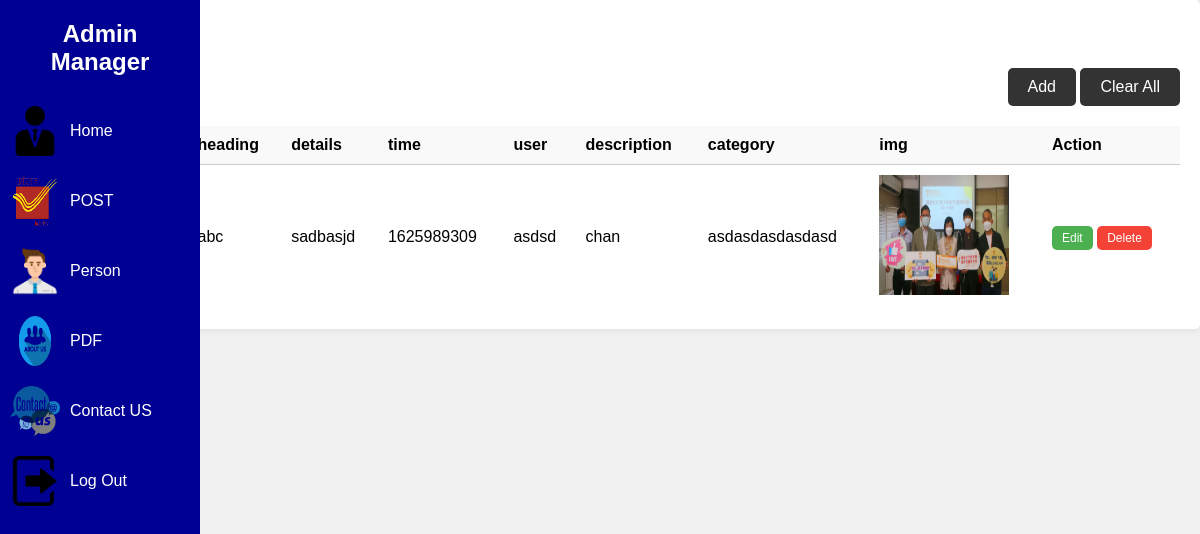
Before: /Post.php with the older database file.
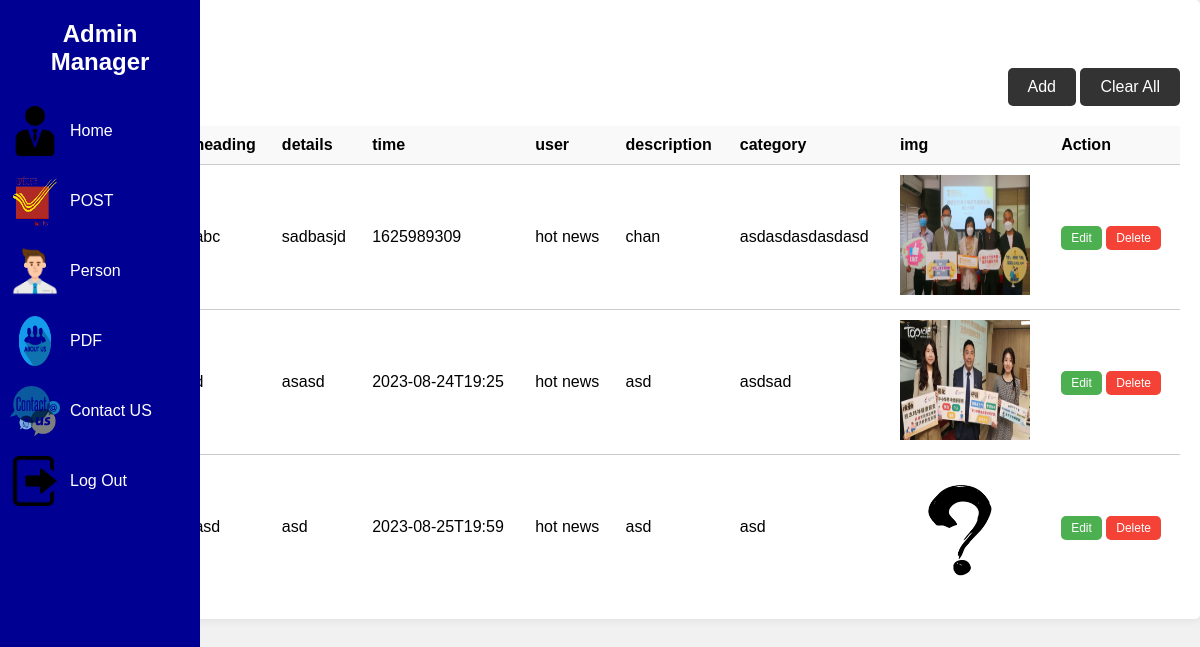
After: the same page with the newer database file.
### tables this page shows
CREATE TABLE `post` (
  `p_id` int(11) NOT NULL,
  `heading` varchar(255) NOT NULL,
  `details` varchar(255) NOT NULL,
  `p_time` varchar(100) NOT NULL,
  `p_img` varchar(100) NOT NULL,
  `p_description` mediumtext NOT NULL,
  `p_category` varchar(110) NOT NULL,
  `p_user` varchar(255) NOT NULL
);

### Post.php (the view, shortened to what this page needs)
<!DOCTYPE html>
<html lang="en">
<head>
    <link rel="stylesheet" href="style/Admin.css" type="text/css">
</head>
<body>
<div class="sidebar">
    <div class="sidebar-brand">
        <h1><span class="lab"></span>Admin Manager</h1>
    </div>
    <div class="menu">
        <ul>
            <li>
                <a href="AdminHome.php">
                    <img id="img" src="img/10.png" alt="" width="50" height="50">
                    <span>Home</span>
                </a>
            </li>
            <li>
                <a class="ui" href="POST.php">
                    <img id="img" src="img/2.png" alt="" width="50" height="50">
                    <span>POST</span>
                </a>
            </li>
            <li>
                <a class="ui" href="AdminIndex.php">
                    <img id="img" src="img/50.png" alt="" width="50" height="50">
                    <span>Person</span>
                </a>
            </li>
            <li>
                <a class="ui" href="PDF.php">
                    <img id="img" src="img/3.png" alt="" width="50" height="50">
                    <span>PDF</span>
                </a>
            </li>
            <li>
                <a class="ui" href="Contact.php">
                    <img id="img" src="img/4.png" alt="" width="50" height="50">
                    <span>Contact US</span>
                </a>
            </li>
            <li>
                <a class="ui" href="logout.php">
                    <img id="img" src="img/5.png" alt="" width="50" height="50">
                    <span>Log Out</span>
                </a>
            </li>
        </ul>
    </div>
</div>
<div style="padding-left: 10%;">
    <main class="table">
        <section class="Table">
            <h1>Post</h1>
            <div class="New-Data">
                <form method="post">
                    <button type="button" onclick="window.location.href = 'Add_Post.php';">Add</button>
                    <button type="submit" name="clear">Clear All</button>
                </form>
            </div>
        </section>
        <section class="Order">
            <table class="Manager">
                <tr>
                    <th>No</th>
                    <th>heading</th>
                    <th>details</th>
                    <th>time </th>
                    <th>user</th>
                    <th>description</th>
                    <th>category</th>
                    <th>img</th>
                    <th>Action</th>
                </tr>
                <?php
                $connection = mysqli_connect("127.0.0.1", "root", "", "iadb");
                $sql = "SELECT * FROM post";
                $result = mysqli_query($connection, $sql);
                while ($row = mysqli_fetch_assoc($result)) {
                    echo "<tr>
        <td>{$row['p_id']}</td>
        <td>{$row['heading']}</td>
        <td>{$row['details']}</td>
        <td>{$row['p_time']}</td>
        <td>{$row['p_category']}</td>
        <td>{$row['p_user']}</td>
        <td>{$row['p_description']}</td>
        <td><img src='img/{$row['p_img']}' alt='Image' height='120px' width='130px'></td>
        <td>
            <a href='PEdit.php?p_id={$row['p_id']}' class='view'>Edit</a>
            <a href='PDelete.php?p_id={$row['p_id']}' class='delete' onclick=\"return confirm('Are you sure you want to delete this record?');\">Delete</a>
        </td>
    </tr>";
                }
                ?>
            </table>
        </section>
    </main>
</div>
</body>
</html>

### style/Admin.css (style rules this page uses)
body { font-family: Arial, sans-serif; margin: 0; padding: 0; background-color: #f1f1f1; }
.sidebar { width: 200px; height: 100%; background-color: #000092; color: #fff; position: fixed; }
.sidebar-brand { padding: 20px; text-align: center; }
.sidebar h1 { font-size: 24px; margin: 0; }
.menu ul { list-style-type: none; margin: 0; padding: 0; }
.menu li { padding: 10px; }
.menu a { color: #fff; text-decoration: none; display: flex; align-items: center; }
.menu a span { margin-left: 10px; }
.table { background-color: #fff; padding: 20px; border-radius: 5px; box-shadow: 0 0 10px rgba(0, 0, 0, 0.1); }
.table h1 { font-size: 24px; margin: 0; margin-bottom: 20px; }
.New-Data { text-align: right; margin-bottom: 20px; }
.New-Data button { background-color: #333; color: #fff; padding: 10px 20px; border: none; border-radius: 5px; font-size: 16px; cursor: pointer; }
.Manager { width: 100%; border-collapse: collapse; }
.Manager th, .Manager td { padding: 10px; border-bottom: 1px solid #ccc; text-align: left; }
.Manager th { background-color: #f9f9f9; font-weight: bold; }
.Manager tr:last-child td { border-bottom: none; }
.view, .delete { padding: 5px 10px; border-radius: 5px; text-decoration: none; color: #fff; font-size: 12px; cursor: pointer; }
.view { background-color: #4caf50; }
.delete { background-color: #f44336; }

Changed rows visible on the page:
changed post "abc": p_category "asdsd" → "hot news"
added post: details "asasd", p_time "2023-08-24T19:25", p_category "hot news", p_user "asd", p_description "asdsad", p_img (picture)
added post: heading "asd", details "asd", p_time "2023-08-25T19:59", p_category "hot news", p_user "asd", p_description "asd", p_img (picture)
